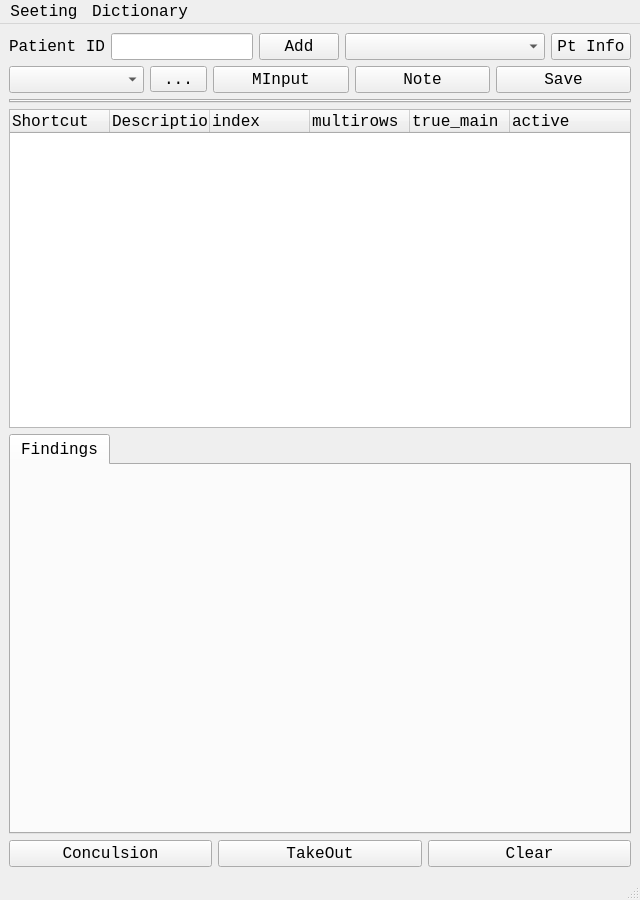
<?xml version="1.0" encoding="UTF-8"?>
<ui version="4.0">
 <class>MainWindow</class>
 <widget class="QMainWindow" name="MainWindow">
  <property name="geometry">
   <rect>
    <x>0</x>
    <y>0</y>
    <width>640</width>
    <height>900</height>
   </rect>
  </property>
  <property name="minimumSize">
   <size>
    <width>640</width>
    <height>900</height>
   </size>
  </property>
  <property name="font">
   <font>
    <family>Consolas</family>
    <pointsize>12</pointsize>
   </font>
  </property>
  <property name="windowTitle">
   <string>MainWindow</string>
  </property>
  <widget class="QWidget" name="centralwidget">
   <layout class="QVBoxLayout" name="verticalLayout_2">
    <item>
     <layout class="QHBoxLayout" name="horizontalLayout_3">
      <item>
       <widget class="QLabel" name="pid_lab">
        <property name="font">
         <font>
          <family>Consolas</family>
         </font>
        </property>
        <property name="text">
         <string>Patient ID</string>
        </property>
       </widget>
      </item>
      <item>
       <widget class="QLineEdit" name="patient_id">
        <property name="font">
         <font>
          <family>Consolas</family>
         </font>
        </property>
       </widget>
      </item>
      <item>
       <widget class="QPushButton" name="addButton">
        <property name="text">
         <string>Add</string>
        </property>
       </widget>
      </item>
      <item>
       <widget class="QComboBox" name="patient_comboBox">
        <property name="minimumSize">
         <size>
          <width>200</width>
          <height>0</height>
         </size>
        </property>
        <property name="acceptDrops">
         <bool>false</bool>
        </property>
        <property name="maxVisibleItems">
         <number>15</number>
        </property>
        <property name="insertPolicy">
         <enum>QComboBox::InsertAtBottom</enum>
        </property>
        <property name="sizeAdjustPolicy">
         <enum>QComboBox::AdjustToContentsOnFirstShow</enum>
        </property>
       </widget>
      </item>
      <item>
       <widget class="QPushButton" name="cleanButton">
        <property name="text">
         <string>Pt Info</string>
        </property>
       </widget>
      </item>
     </layout>
    </item>
    <item>
     <layout class="QHBoxLayout" name="horizontalLayout_2">
      <item>
       <widget class="QComboBox" name="seetingBox"/>
      </item>
      <item>
       <widget class="QToolButton" name="template_tool">
        <property name="text">
         <string>...</string>
        </property>
       </widget>
      </item>
      <item>
       <widget class="QPushButton" name="minput_Button_2">
        <property name="text">
         <string>MInput</string>
        </property>
       </widget>
      </item>
      <item>
       <widget class="QPushButton" name="note_Button">
        <property name="text">
         <string>Note</string>
        </property>
       </widget>
      </item>
      <item>
       <widget class="QPushButton" name="save_Button">
        <property name="text">
         <string>Save</string>
        </property>
       </widget>
      </item>
     </layout>
    </item>
    <item>
     <layout class="QVBoxLayout" name="verticalLayout">
      <item>
       <widget class="QTabWidget" name="tabWidget">
        <property name="sizePolicy">
         <sizepolicy hsizetype="Expanding" vsizetype="Minimum">
          <horstretch>0</horstretch>
          <verstretch>0</verstretch>
         </sizepolicy>
        </property>
        <property name="font">
         <font>
          <family>Consolas</family>
          <pointsize>11</pointsize>
         </font>
        </property>
        <property name="currentIndex">
         <number>-1</number>
        </property>
       </widget>
      </item>
      <item>
       <widget class="QTreeWidget" name="treeWidget">
        <property name="font">
         <font>
          <family>Consolas</family>
          <pointsize>12</pointsize>
         </font>
        </property>
        <property name="dragEnabled">
         <bool>false</bool>
        </property>
        <property name="dragDropMode">
         <enum>QAbstractItemView::NoDragDrop</enum>
        </property>
        <property name="selectionMode">
         <enum>QAbstractItemView::SingleSelection</enum>
        </property>
        <column>
         <property name="text">
          <string notr="true">Shortcut</string>
         </property>
         <property name="font">
          <font>
           <family>Consolas</family>
          </font>
         </property>
        </column>
        <column>
         <property name="text">
          <string>Description</string>
         </property>
         <property name="font">
          <font>
           <family>Consolas</family>
          </font>
         </property>
        </column>
        <column>
         <property name="text">
          <string>index</string>
         </property>
         <property name="font">
          <font>
           <family>Consolas</family>
          </font>
         </property>
        </column>
        <column>
         <property name="text">
          <string>multirows</string>
         </property>
        </column>
        <column>
         <property name="text">
          <string>true_main</string>
         </property>
        </column>
        <column>
         <property name="text">
          <string>active</string>
         </property>
        </column>
       </widget>
      </item>
     </layout>
    </item>
    <item>
     <widget class="QTabWidget" name="report_tab">
      <property name="enabled">
       <bool>true</bool>
      </property>
      <property name="minimumSize">
       <size>
        <width>0</width>
        <height>400</height>
       </size>
      </property>
      <property name="currentIndex">
       <number>0</number>
      </property>
      <property name="usesScrollButtons">
       <bool>false</bool>
      </property>
      <widget class="QWidget" name="Findings">
       <attribute name="title">
        <string>Findings</string>
       </attribute>
      </widget>
     </widget>
    </item>
    <item>
     <layout class="QHBoxLayout" name="horizontalLayout">
      <item>
       <widget class="QPushButton" name="Conculsion_Button">
        <property name="text">
         <string>Conculsion</string>
        </property>
       </widget>
      </item>
      <item>
       <widget class="QPushButton" name="take_Button">
        <property name="text">
         <string>TakeOut</string>
        </property>
       </widget>
      </item>
      <item>
       <widget class="QPushButton" name="clear_Button">
        <property name="text">
         <string>Clear</string>
        </property>
       </widget>
      </item>
     </layout>
    </item>
   </layout>
  </widget>
  <widget class="QMenuBar" name="menubar">
   <property name="geometry">
    <rect>
     <x>0</x>
     <y>0</y>
     <width>640</width>
     <height>25</height>
    </rect>
   </property>
   <widget class="QMenu" name="menuSeeting">
    <property name="title">
     <string>Seeting</string>
    </property>
   </widget>
   <widget class="QMenu" name="menuDictionary">
    <property name="title">
     <string>Dictionary</string>
    </property>
   </widget>
   <addaction name="menuSeeting"/>
   <addaction name="menuDictionary"/>
  </widget>
  <widget class="QStatusBar" name="statusbar"/>
  <action name="actionEdit_Dictionary">
   <property name="text">
    <string>Edit Dictionary</string>
   </property>
  </action>
  <action name="actionReload_Disctionary">
   <property name="text">
    <string>Reload Dictionary</string>
   </property>
  </action>
 </widget>
 <resources/>
 <connections/>
</ui>
